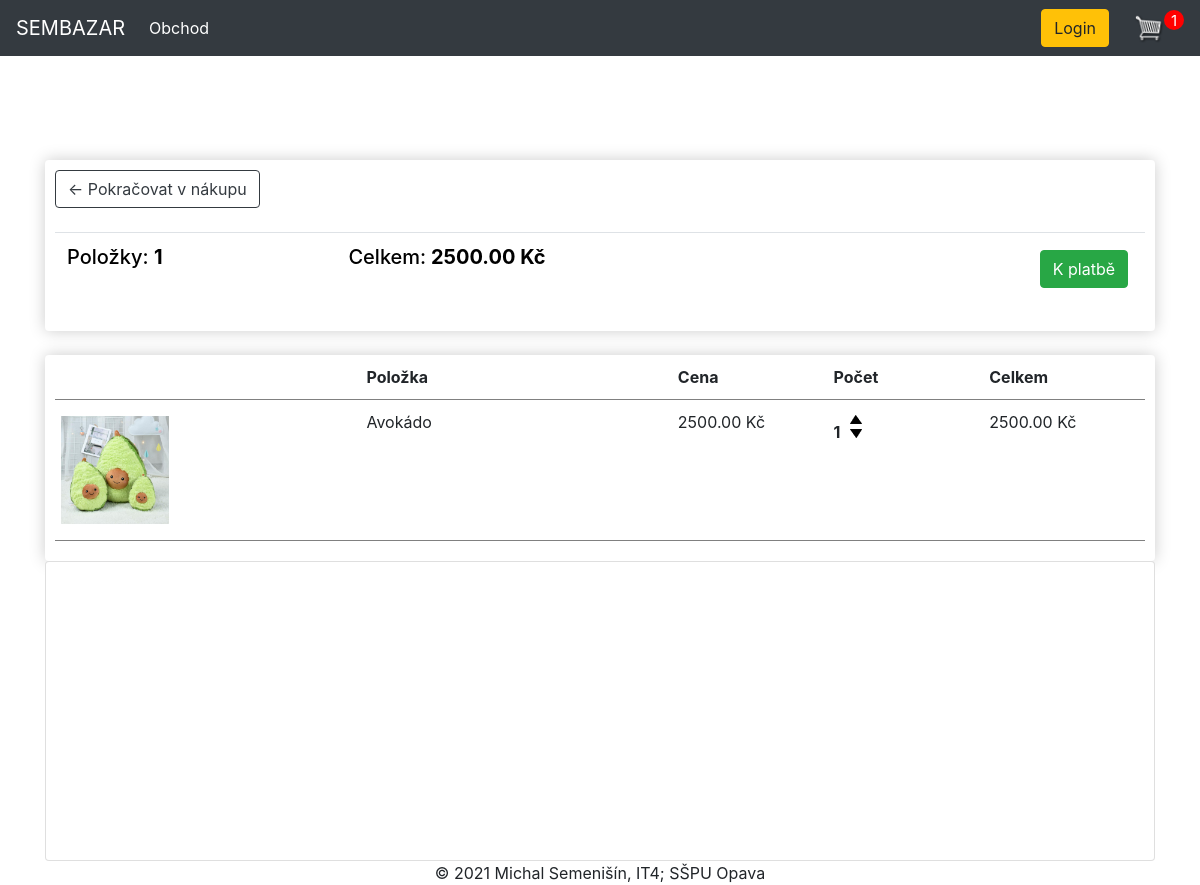
The app's page /cart/ (signed in) with its own data.
### store/models.py (models this page shows, shortened)
class Order(models.Model):
    objects = None
    customer = models.ForeignKey(Customer, on_delete=models.SET_NULL, null=True, blank=True)
    date_ordered = models.DateTimeField(auto_now_add=True)
    complete = models.BooleanField(default=False)
    transaction_id = models.CharField(max_length=100, null=True)
    @property
    def get_cart_total(self):
        orderitems = self.orderitem_set.all()
        total = sum([item.get_total for item in orderitems])
        return total
    @property
    def get_cart_items(self):
        orderitems = self.orderitem_set.all()
        total = sum([item.quantity for item in orderitems])
        return total

class OrderItem(models.Model):
    product = models.ForeignKey(Product, on_delete=models.SET_NULL, null=True)
    order = models.ForeignKey(Order, on_delete=models.SET_NULL, null=True)
    quantity = models.IntegerField(default=0, null=True, blank=True)
    date_added = models.DateTimeField(auto_now_add=True)
    @property
    def get_total(self):
        total = self.product.price * self.quantity
        return total

class Product(models.Model):
    objects = None
    name = models.CharField(max_length=200)
    price = models.FloatField()
    digital = models.BooleanField(default=False, null=True, blank=True)
    image = models.ImageField(null=True, blank=True)
    @property
    def imageURL(self):
        try:
            url = self.image.url
        except:
            url = ''
        return url

### store/views.py (the view)
# urls.py: path('cart/', views.cart, name="cart"),
def cart(request):
    if request.user.is_authenticated:
        customer = request.user.customer
        order, created = Order.objects.get_or_create(customer=customer, complete=False)
        items = order.orderitem_set.all()
        cartItems = order.get_cart_items
    else:
        items = []
        order = {'get_cart_total': 0, 'get_cart_items': 0}
        cartItems = order['get_cart_items']
    context = {'items': items, 'order': order, 'cartItems': cartItems}
    return render(request, 'store/cart.html', context)

### store/templates/store/cart.html
{% extends 'store/main.html' %}
{% load static %}
{% block content %}
	<div class="row">
		<div class="col-lg-12">
			<div class="box-element">
				<a  class="btn btn-outline-dark" href="{% url 'store' %}">&#x2190; Pokračovat v nákupu</a>
				<br>
				<br>
				<table class="table">
					<tr>
						<th><h5>Položky: <strong>{{order.get_cart_items}}</strong></h5></th>
						<th><h5>Celkem:<strong> {{order.get_cart_total|floatformat:2}} Kč</strong></h5></th>
						<th>
							<a  style="float:right; margin:5px;" class="btn btn-success" href="{% url 'checkout' %}">K platbě</a>
						</th>
					</tr>
				</table>
			</div>
			<br>
			<div class="box-element">
				<div class="cart-row">
					<div style="flex:2"></div>
					<div style="flex:2"><strong>Položka</strong></div>
					<div style="flex:1"><strong>Cena</strong></div>
					<div style="flex:1"><strong>Počet</strong></div>
					<div style="flex:1"><strong>Celkem</strong></div>
				</div>
				{% for item in items %}
				<div class="cart-row">
					<div style="flex:2"><img class="row-image" src="{{item.product.imageURL}}"></div>
					<div style="flex:2"><p>{{item.product.name}}</p></div>
					<div style="flex:1"><p>{{item.product.price|floatformat:2}} Kč</p></div>
					<div style="flex:1">
						<p class="quantity">{{item.quantity}}</p>
						<div class="quantity">
							<img data-product="{{item.product.id}}" data-action="add" class="arrow update-cart" src="{% static  'images/arrow-up.png' %}">
							<img data-product="{{item.product.id}}" data-action="remove" class="arrow update-cart" src="{% static  'images/arrow-down.png' %}">
						</div>
					</div>
					<div style="flex:1"><p>{{item.get_total|floatformat:2}} Kč</p></div>
				</div>
				{% endfor %}
			</div>
		</div>
	</div>
{% endblock content %}

### static/css/main.css (style rules this page uses)
html { min-height: 100%; }
body { background-color: white; min-height: 100vh; display: flex; flex-direction: column; }
h1,h2,h3,h4,h5,h6 { color: black; }
.box-element { box-shadow:hsl(0, 0%, 80%) 0 0 16px; background-color: #fff; border-radius: 4px; padding: 10px; }
.col-lg-4, .col-lg-6, .col-lg-8, .col-lg-12 { margin-top: 80px; }
.row-image { width: 120px; }
.cart-row { display: flex; align-items: flex-stretch; padding-bottom: 10px; margin-bottom: 10px; border-bottom: 1px solid grey; }
.quantity { display: inline-block; font-weight: 700; padding-right: 5px; }
.arrow { width: 12px; cursor: pointer; display: block; margin-top: 5px; transition:.1s; }

### records on screen
Order: get_cart_items "1", get_cart_total "2500.00"
OrderItem: product.imageURL (picture), product.name "Avokádo", product.price "2500.00", quantity "1", get_total "2500.00"

### other values on screen
{{ cartItems }} "1"
